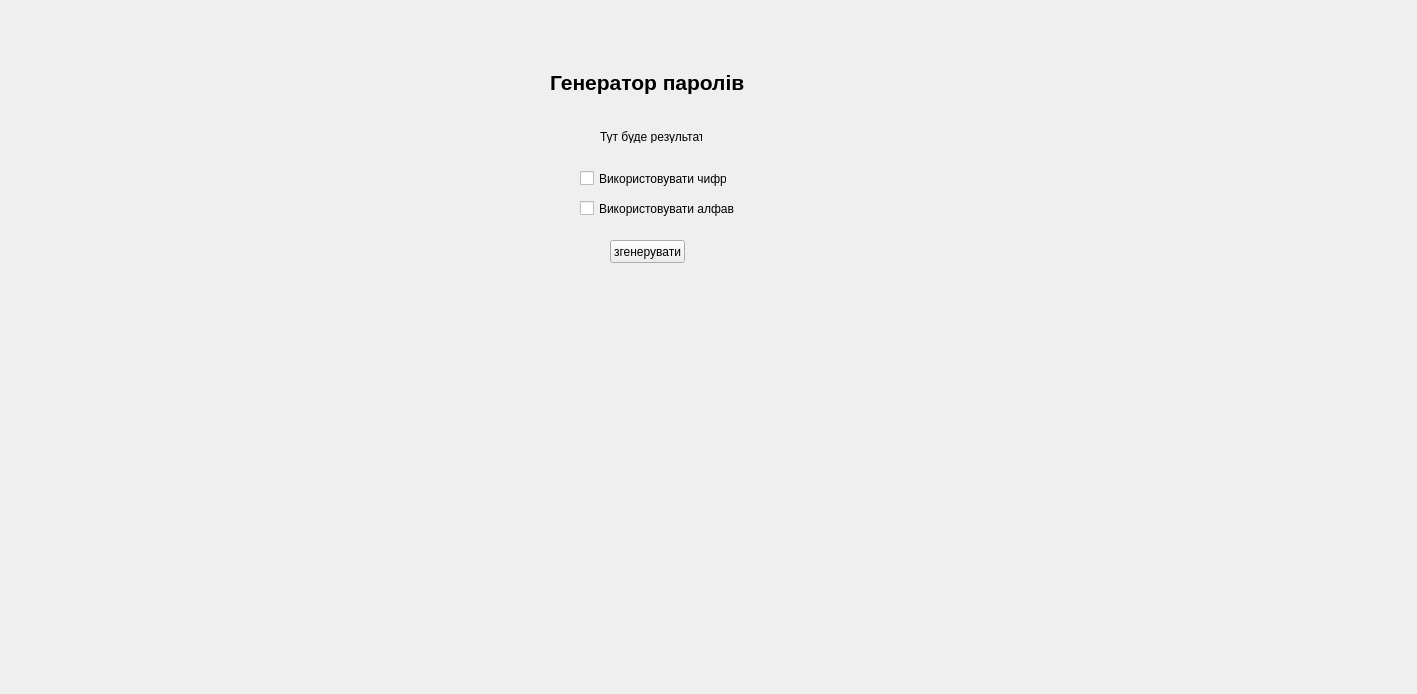
<?xml version="1.0" encoding="UTF-8"?>
<ui version="4.0">
 <class>MainWindow</class>
 <widget class="QMainWindow" name="MainWindow">
  <property name="geometry">
   <rect>
    <x>0</x>
    <y>0</y>
    <width>1417</width>
    <height>694</height>
   </rect>
  </property>
  <property name="windowTitle">
   <string>MainWindow</string>
  </property>
  <widget class="QWidget" name="centralwidget">
   <widget class="QLabel" name="result">
    <property name="geometry">
     <rect>
      <x>600</x>
      <y>130</y>
      <width>102</width>
      <height>13</height>
     </rect>
    </property>
    <property name="text">
     <string>Тут буде результат</string>
    </property>
   </widget>
   <widget class="QCheckBox" name="check_members">
    <property name="geometry">
     <rect>
      <x>580</x>
      <y>170</y>
      <width>147</width>
      <height>17</height>
     </rect>
    </property>
    <property name="text">
     <string>Використовувати чифри</string>
    </property>
   </widget>
   <widget class="QCheckBox" name="check_leters">
    <property name="geometry">
     <rect>
      <x>580</x>
      <y>200</y>
      <width>155</width>
      <height>17</height>
     </rect>
    </property>
    <property name="text">
     <string>Використовувати алфавіт</string>
    </property>
   </widget>
   <widget class="QPushButton" name="pushButton">
    <property name="geometry">
     <rect>
      <x>610</x>
      <y>240</y>
      <width>75</width>
      <height>23</height>
     </rect>
    </property>
    <property name="text">
     <string>згенерувати</string>
    </property>
   </widget>
   <widget class="QLabel" name="title">
    <property name="geometry">
     <rect>
      <x>550</x>
      <y>70</y>
      <width>205</width>
      <height>25</height>
     </rect>
    </property>
    <property name="font">
     <font>
      <pointsize>16</pointsize>
      <weight>75</weight>
      <bold>true</bold>
     </font>
    </property>
    <property name="text">
     <string>Генератор паролів</string>
    </property>
   </widget>
  </widget>
 </widget>
 <resources/>
 <connections/>
</ui>
